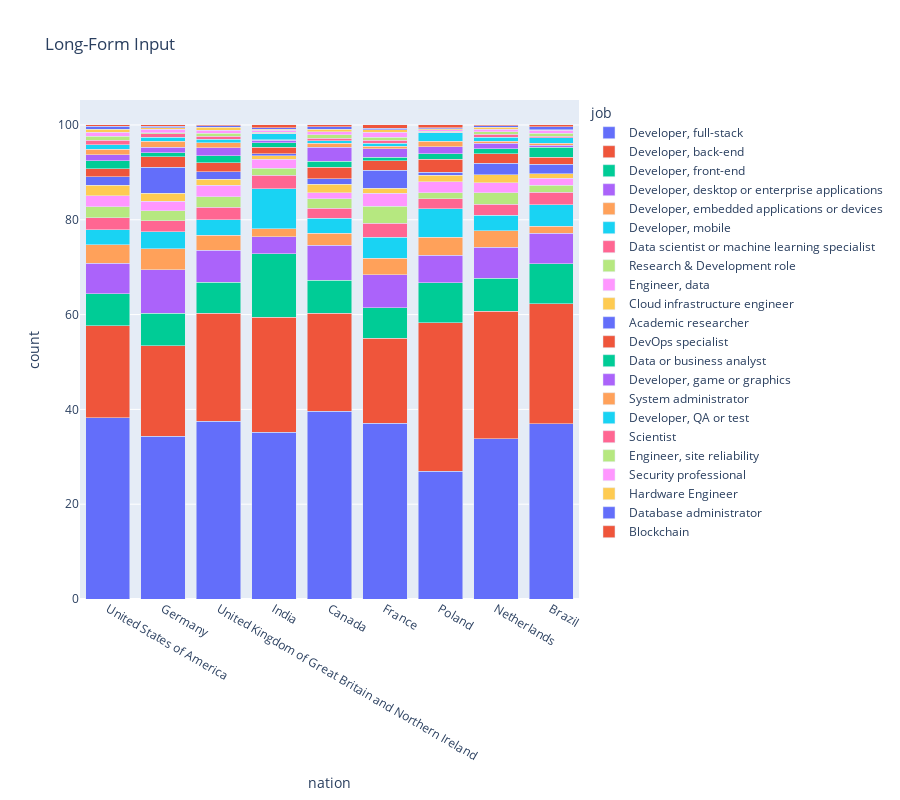

Notebook code cell kept with this figure:
### Code cell
import plotly.express as px

countries_df ={}
for country in df.Country.value_counts()[:9].index:
    jobs_freq = encoded_df[encoded_df['Country'] == country]['DevType'].sum().rename('count').sort_values(ascending=False).reset_index()
    jobs_freq['count'] = jobs_freq['count']/jobs_freq['count'].sum() * 100
    countries_df[country] = jobs_freq

jobs_freq_df = pd.concat(countries_df, axis=0).reset_index().drop('level_1', axis=1)

jobs_freq_df.columns = ['nation', 'job', 'count']
fig = px.bar(jobs_freq_df, x="nation", y="count", color="job", title="Long-Form Input", barmode='stack', height=800)
fig.show()
pio.write_image(fig, REPORT_PATH+'job_distribution.png', width=1000, height=800)

### Figure 1 — Plotly figure (JSON) as saved in the notebook; plotly's stock layout.template omitted (floating-point values rounded to 4 significant figures)
{"data": [{"alignmentgroup": "True", "hovertemplate": "job=Developer, full-stack<br>nation=%{x}<br>count=%{y}<extra></extra>", "legendgroup": "Developer, full-stack", "marker": {"color": "#636efa", "pattern": {"shape": ""}}, "name": "Developer, full-stack", "offsetgroup": "Developer, full-stack", "orientation": "v", "showlegend": true, "textposition": "auto", "type": "bar", "x": ["United States of America", "Germany", "United Kingdom of Great Britain and Northern Ireland", "India", "Canada", "France", "Poland", "Netherlands", "Brazil"], "xaxis": "x", "y": [38.22, 34.31, 37.48, 35.18, 39.56, 37.05, 26.95, 33.82, 37.02], "yaxis": "y"}, {"alignmentgroup": "True", "hovertemplate": "job=Developer, back-end<br>nation=%{x}<br>count=%{y}<extra></extra>", "legendgroup": "Developer, back-end", "marker": {"color": "#EF553B", "pattern": {"shape": ""}}, "name": "Developer, back-end", "offsetgroup": "Developer, back-end", "orientation": "v", "showlegend": true, "textposition": "auto", "type": "bar", "x": ["United States of America", "Germany", "United Kingdom of Great Britain and Northern Ireland", "India", "Canada", "France", "Poland", "Netherlands", "Brazil"], "xaxis": "x", "y": [19.38, 19.15, 22.83, 24.27, 20.73, 17.95, 31.28, 26.87, 25.29], "yaxis": "y"}, {"alignmentgroup": "True", "hovertemplate": "job=Developer, front-end<br>nation=%{x}<br>count=%{y}<extra></extra>", "legendgroup": "Developer, front-end", "marker": {"color": "#00cc96", "pattern": {"shape": ""}}, "name": "Developer, front-end", "offsetgroup": "Developer, front-end", "orientation": "v", "showlegend": true, "textposition": "auto", "type": "bar", "x": ["United States of America", "Germany", "United Kingdom of Great Britain and Northern Ireland", "India", "Canada", "France", "Poland", "Netherlands", "Brazil"], "xaxis": "x", "y": [6.768, 6.852, 6.518, 13.42, 6.927, 6.428, 8.505, 6.955, 8.403], "yaxis": "y"}, {"alignmentgroup": "True", "hovertemplate": "job=Developer, desktop or enterprise applications<br>nation=%{x}<br>count=%{y}<extra></extra>", "legendgroup": "Developer, desktop or enterprise applications", "marker": {"color": "#ab63fa", "pattern": {"shape": ""}}, "name": "Developer, desktop or enterprise applications", "offsetgroup": "Developer, desktop or enterprise applications", "orientation": "v", "showlegend": true, "textposition": "auto", "type": "bar", "x": ["United States of America", "Germany", "United Kingdom of Great Britain and Northern Ireland", "India", "Canada", "France", "Poland", "Netherlands", "Brazil"], "xaxis": "x", "y": [6.499, 9.169, 6.701, 3.591, 7.388, 6.974, 5.83, 6.515, 6.489], "yaxis": "y"}, {"alignmentgroup": "True", "hovertemplate": "job=Developer, embedded applications or devices<br>nation=%{x}<br>count=%{y}<extra></extra>", "legendgroup": "Developer, embedded applications or devices", "marker": {"color": "#FFA15A", "pattern": {"shape": ""}}, "name": "Developer, embedded applications or devices", "offsetgroup": "Developer, embedded applications or devices", "orientation": "v", "showlegend": true, "textposition": "auto", "type": "bar", "x": ["United States of America", "Germany", "United Kingdom of Great Britain and Northern Ireland", "India", "Canada", "France", "Poland", "Netherlands", "Brazil"], "xaxis": "x", "y": [3.892, 4.387, 3.244, 1.604, 2.514, 3.457, 3.704, 3.514, 1.414], "yaxis": "y"}, {"alignmentgroup": "True", "hovertemplate": "job=Developer, mobile<br>nation=%{x}<br>count=%{y}<extra></extra>", "legendgroup": "Developer, mobile", "marker": {"color": "#19d3f3", "pattern": {"shape": ""}}, "name": "Developer, mobile", "offsetgroup": "Developer, mobile", "orientation": "v", "showlegend": true, "textposition": "auto", "type": "bar", "x": ["United States of America", "Germany", "United Kingdom of Great Britain and Northern Ireland", "India", "Canada", "France", "Poland", "Netherlands", "Brazil"], "xaxis": "x", "y": [3.087, 3.599, 3.213, 8.508, 3.181, 4.488, 6.104, 3.294, 4.576], "yaxis": "y"}, {"alignmentgroup": "True", "hovertemplate": "job=Data scientist or machine learning specialist<br>nation=%{x}<br>count=%{y}<extra></extra>", "legendgroup": "Data scientist or machine learning specialist", "marker": {"color": "#FF6692", "pattern": {"shape": ""}}, "name": "Data scientist or machine learning specialist", "offsetgroup": "Data scientist or machine learning specialist", "orientation": "v", "showlegend": true, "textposition": "auto", "type": "bar", "x": ["United States of America", "Germany", "United Kingdom of Great Britain and Northern Ireland", "India", "Canada", "France", "Poland", "Netherlands", "Brazil"], "xaxis": "x", "y": [2.579, 2.342, 2.662, 2.789, 2.155, 2.911, 2.058, 2.269, 2.579], "yaxis": "y"}, {"alignmentgroup": "True", "hovertemplate": "job=Research & Development role<br>nation=%{x}<br>count=%{y}<extra></extra>", "legendgroup": "Research & Development role", "marker": {"color": "#B6E880", "pattern": {"shape": ""}}, "name": "Research & Development role", "offsetgroup": "Research & Development role", "orientation": "v", "showlegend": true, "textposition": "auto", "type": "bar", "x": ["United States of America", "Germany", "United Kingdom of Great Britain and Northern Ireland", "India", "Canada", "France", "Poland", "Netherlands", "Brazil"], "xaxis": "x", "y": [2.339, 2.12, 2.203, 1.499, 2.001, 3.639, 1.303, 2.489, 1.498], "yaxis": "y"}, {"alignmentgroup": "True", "hovertemplate": "job=Engineer, data<br>nation=%{x}<br>count=%{y}<extra></extra>", "legendgroup": "Engineer, data", "marker": {"color": "#FF97FF", "pattern": {"shape": ""}}, "name": "Engineer, data", "offsetgroup": "Engineer, data", "orientation": "v", "showlegend": true, "textposition": "auto", "type": "bar", "x": ["United States of America", "Germany", "United Kingdom of Great Britain and Northern Ireland", "India", "Canada", "France", "Poland", "Netherlands", "Brazil"], "xaxis": "x", "y": [2.31, 1.997, 2.387, 1.883, 1.231, 2.668, 2.263, 2.05, 1.498], "yaxis": "y"}, {"alignmentgroup": "True", "hovertemplate": "job=Cloud infrastructure engineer<br>nation=%{x}<br>count=%{y}<extra></extra>", "legendgroup": "Cloud infrastructure engineer", "marker": {"color": "#FECB52", "pattern": {"shape": ""}}, "name": "Cloud infrastructure engineer", "offsetgroup": "Cloud infrastructure engineer", "orientation": "v", "showlegend": true, "textposition": "auto", "type": "bar", "x": ["United States of America", "Germany", "United Kingdom of Great Britain and Northern Ireland", "India", "Canada", "France", "Poland", "Netherlands", "Brazil"], "xaxis": "x", "y": [2.186, 1.676, 1.255, 0.7322, 1.796, 1.092, 1.372, 1.757, 0.9151], "yaxis": "y"}, {"alignmentgroup": "True", "hovertemplate": "job=Academic researcher<br>nation=%{x}<br>count=%{y}<extra></extra>", "legendgroup": "Academic researcher", "marker": {"color": "#636efa", "pattern": {"shape": ""}}, "name": "Academic researcher", "offsetgroup": "Academic researcher", "orientation": "v", "showlegend": true, "textposition": "auto", "type": "bar", "x": ["United States of America", "Germany", "United Kingdom of Great Britain and Northern Ireland", "India", "Canada", "France", "Poland", "Netherlands", "Brazil"], "xaxis": "x", "y": [1.764, 5.447, 1.591, 0.4533, 1.129, 3.82, 0.6859, 2.343, 1.997], "yaxis": "y"}, {"alignmentgroup": "True", "hovertemplate": "job=DevOps specialist<br>nation=%{x}<br>count=%{y}<extra></extra>", "legendgroup": "DevOps specialist", "marker": {"color": "#EF553B", "pattern": {"shape": ""}}, "name": "DevOps specialist", "offsetgroup": "DevOps specialist", "orientation": "v", "showlegend": true, "textposition": "auto", "type": "bar", "x": ["United States of America", "Germany", "United Kingdom of Great Britain and Northern Ireland", "India", "Canada", "France", "Poland", "Netherlands", "Brazil"], "xaxis": "x", "y": [1.754, 2.268, 1.897, 1.36, 2.514, 2.001, 2.743, 2.05, 1.498], "yaxis": "y"}, {"alignmentgroup": "True", "hovertemplate": "job=Data or business analyst<br>nation=%{x}<br>count=%{y}<extra></extra>", "legendgroup": "Data or business analyst", "marker": {"color": "#00cc96", "pattern": {"shape": ""}}, "name": "Data or business analyst", "offsetgroup": "Data or business analyst", "orientation": "v", "showlegend": true, "textposition": "auto", "type": "bar", "x": ["United States of America", "Germany", "United Kingdom of Great Britain and Northern Ireland", "India", "Canada", "France", "Poland", "Netherlands", "Brazil"], "xaxis": "x", "y": [1.687, 0.8627, 1.53, 0.9066, 1.18, 0.6671, 1.166, 1.025, 2.08], "yaxis": "y"}, {"alignmentgroup": "True", "hovertemplate": "job=Developer, game or graphics<br>nation=%{x}<br>count=%{y}<extra></extra>", "legendgroup": "Developer, game or graphics", "marker": {"color": "#ab63fa", "pattern": {"shape": ""}}, "name": "Developer, game or graphics", "offsetgroup": "Developer, game or graphics", "orientation": "v", "showlegend": true, "textposition": "auto", "type": "bar", "x": ["United States of America", "Germany", "United Kingdom of Great Britain and Northern Ireland", "India", "Canada", "France", "Poland", "Netherlands", "Brazil"], "xaxis": "x", "y": [1.237, 1.085, 1.714, 0.5579, 2.976, 1.88, 1.44, 1.245, 0.4992], "yaxis": "y"}, {"alignmentgroup": "True", "hovertemplate": "job=System administrator<br>nation=%{x}<br>count=%{y}<extra></extra>", "legendgroup": "System administrator", "marker": {"color": "#FFA15A", "pattern": {"shape": ""}}, "name": "System administrator", "offsetgroup": "System administrator", "orientation": "v", "showlegend": true, "textposition": "auto", "type": "bar", "x": ["United States of America", "Germany", "United Kingdom of Great Britain and Northern Ireland", "India", "Canada", "France", "Poland", "Netherlands", "Brazil"], "xaxis": "x", "y": [1.169, 1.257, 1.071, 0.1743, 0.8722, 0.4851, 1.166, 0.366, 0.416], "yaxis": "y"}, {"alignmentgroup": "True", "hovertemplate": "job=Developer, QA or test<br>nation=%{x}<br>count=%{y}<extra></extra>", "legendgroup": "Developer, QA or test", "marker": {"color": "#19d3f3", "pattern": {"shape": ""}}, "name": "Developer, QA or test", "offsetgroup": "Developer, QA or test", "orientation": "v", "showlegend": true, "textposition": "auto", "type": "bar", "x": ["United States of America", "Germany", "United Kingdom of Great Britain and Northern Ireland", "India", "Canada", "France", "Poland", "Netherlands", "Brazil"], "xaxis": "x", "y": [0.9394, 0.8874, 0.7344, 1.22, 0.5131, 0.6671, 1.783, 0.8053, 1.082], "yaxis": "y"}, {"alignmentgroup": "True", "hovertemplate": "job=Scientist<br>nation=%{x}<br>count=%{y}<extra></extra>", "legendgroup": "Scientist", "marker": {"color": "#FF6692", "pattern": {"shape": ""}}, "name": "Scientist", "offsetgroup": "Scientist", "orientation": "v", "showlegend": true, "textposition": "auto", "type": "bar", "x": ["United States of America", "Germany", "United Kingdom of Great Britain and Northern Ireland", "India", "Canada", "France", "Poland", "Netherlands", "Brazil"], "xaxis": "x", "y": [0.9202, 0.6902, 0.5814, 0.06974, 0.5131, 0.6064, 0.1372, 0.6589, 0.3328], "yaxis": "y"}, {"alignmentgroup": "True", "hovertemplate": "job=Engineer, site reliability<br>nation=%{x}<br>count=%{y}<extra></extra>", "legendgroup": "Engineer, site reliability", "marker": {"color": "#B6E880", "pattern": {"shape": ""}}, "name": "Engineer, site reliability", "offsetgroup": "Engineer, site reliability", "orientation": "v", "showlegend": true, "textposition": "auto", "type": "bar", "x": ["United States of America", "Germany", "United Kingdom of Great Britain and Northern Ireland", "India", "Canada", "France", "Poland", "Netherlands", "Brazil"], "xaxis": "x", "y": [0.8723, 0.2958, 0.612, 0.2092, 0.7696, 0.6671, 0.2058, 0.5124, 0.6656], "yaxis": "y"}, {"alignmentgroup": "True", "hovertemplate": "job=Security professional<br>nation=%{x}<br>count=%{y}<extra></extra>", "legendgroup": "Security professional", "marker": {"color": "#FF97FF", "pattern": {"shape": ""}}, "name": "Security professional", "offsetgroup": "Security professional", "orientation": "v", "showlegend": true, "textposition": "auto", "type": "bar", "x": ["United States of America", "Germany", "United Kingdom of Great Britain and Northern Ireland", "India", "Canada", "France", "Poland", "Netherlands", "Brazil"], "xaxis": "x", "y": [0.8723, 0.6902, 0.6426, 0.4184, 0.6157, 0.9703, 0.3429, 0.5857, 0.6656], "yaxis": "y"}, {"alignmentgroup": "True", "hovertemplate": "job=Hardware Engineer<br>nation=%{x}<br>count=%{y}<extra></extra>", "legendgroup": "Hardware Engineer", "marker": {"color": "#FECB52", "pattern": {"shape": ""}}, "name": "Hardware Engineer", "offsetgroup": "Hardware Engineer", "orientation": "v", "showlegend": true, "textposition": "auto", "type": "bar", "x": ["United States of America", "Germany", "United Kingdom of Great Britain and Northern Ireland", "India", "Canada", "France", "Poland", "Netherlands", "Brazil"], "xaxis": "x", "y": [0.6518, 0.3204, 0.6426, 0.2092, 0.5131, 0.6064, 0.1372, 0.366, 0.08319], "yaxis": "y"}, {"alignmentgroup": "True", "hovertemplate": "job=Database administrator<br>nation=%{x}<br>count=%{y}<extra></extra>", "legendgroup": "Database administrator", "marker": {"color": "#636efa", "pattern": {"shape": ""}}, "name": "Database administrator", "offsetgroup": "Database administrator", "orientation": "v", "showlegend": true, "textposition": "auto", "type": "bar", "x": ["United States of America", "Germany", "United Kingdom of Great Britain and Northern Ireland", "India", "Canada", "France", "Poland", "Netherlands", "Brazil"], "xaxis": "x", "y": [0.5656, 0.3697, 0.3672, 0.3138, 0.5644, 0.3032, 0.2743, 0.366, 0.5824], "yaxis": "y"}, {"alignmentgroup": "True", "hovertemplate": "job=Blockchain<br>nation=%{x}<br>count=%{y}<extra></extra>", "legendgroup": "Blockchain", "marker": {"color": "#EF553B", "pattern": {"shape": ""}}, "name": "Blockchain", "offsetgroup": "Blockchain", "orientation": "v", "showlegend": true, "textposition": "auto", "type": "bar", "x": ["United States of America", "Germany", "United Kingdom of Great Britain and Northern Ireland", "India", "Canada", "France", "Poland", "Netherlands", "Brazil"], "xaxis": "x", "y": [0.3067, 0.2218, 0.1224, 0.6276, 0.3592, 0.6671, 0.5487, 0.1464, 0.416], "yaxis": "y"}], "layout": {"barmode": "stack", "height": 800, "legend": {"title": {"text": "job"}, "tracegroupgap": 0}, "title": {"text": "Long-Form Input"}, "xaxis": {"anchor": "y", "domain": [0, 1], "title": {"text": "nation"}}, "yaxis": {"anchor": "x", "domain": [0, 1], "title": {"text": "count"}}}}
